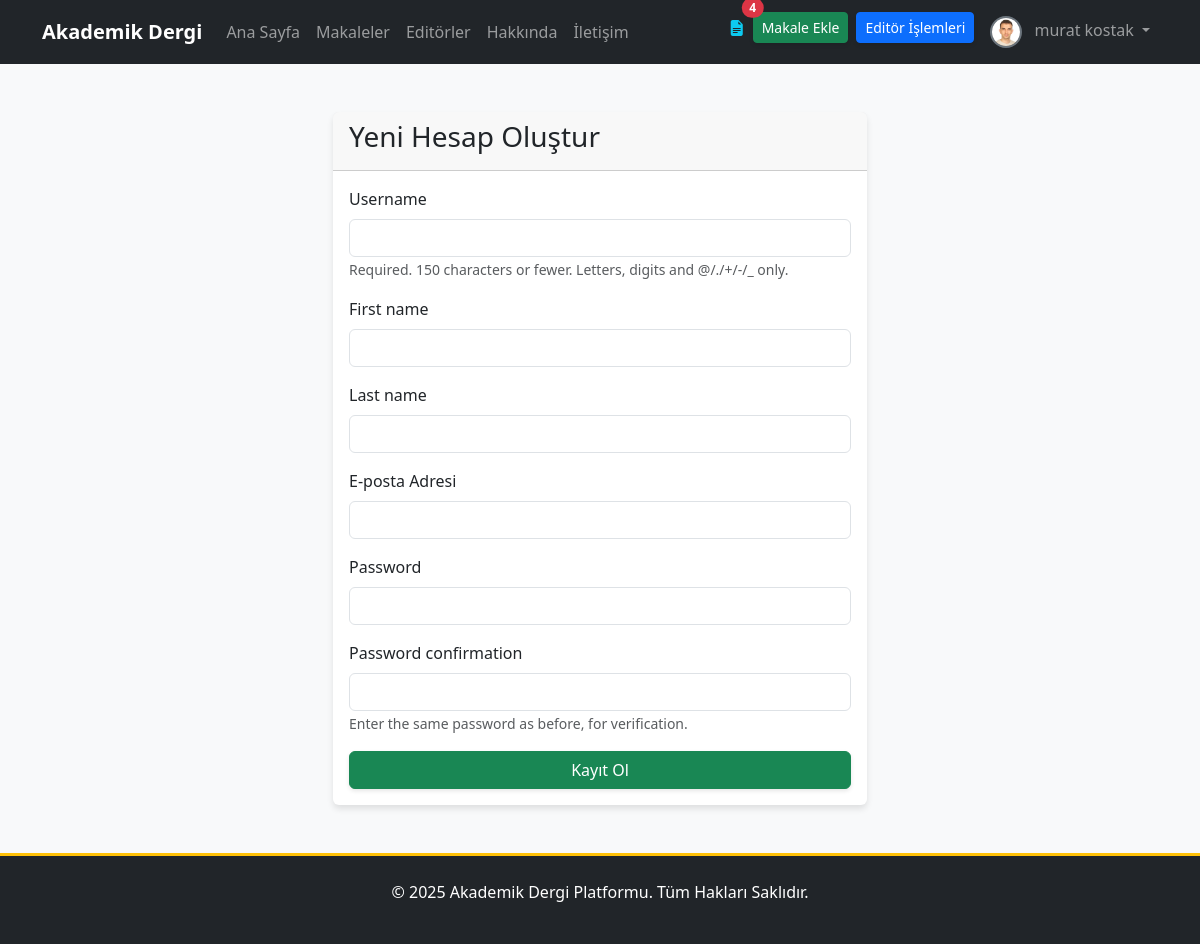
The app's page /users/kayit-ol/ (signed in) with its own data.
### apps/users/models.py (models this page shows, shortened)
class User(AbstractUser):
    email = models.EmailField(unique=True, verbose_name="E-posta Adresi")
    biyografi = models.TextField(blank=True, null=True, verbose_name="Biyografi")
    profile_resmi = models.ImageField(
        upload_to=profile_pic_path,
        default='profile_pics/default.png',
        verbose_name="Profil Resmi"
    )
    resume = models.FileField(
        upload_to=resume_path,
        blank=True,
        null=True,
        verbose_name="Özgeçmiş (PDF)"
    )
    is_editor = models.BooleanField(default=False, verbose_name="Editör Yetkisi")
    goster_editorler_sayfasinda = models.BooleanField(
        default=False,
        verbose_name="Editörler Sayfasında Gösterilsin mi?"
    )
    def get_full_name(self):
        return f"{self.first_name} {self.last_name}".strip()

### apps/users/views.py (the view, shortened to what this page needs)
# urls.py: path('kayit-ol/', KayitOlView.as_view(), name='kayit_ol'),
class KayitOlView(CreateView):
    form_class = CustomUserCreationForm
    template_name = 'registration/kayit_ol.html'
    success_url = reverse_lazy('login')

### apps/users/forms.py
class CustomUserCreationForm(UserCreationForm):
    class Meta(UserCreationForm.Meta):
        model = User
        fields = ('username', 'first_name', 'last_name', 'email')

### apps/core/context_processors.py (called while the page is built)
def notification_context(request):
    if not request.user.is_authenticated:
        return {}
    user = request.user
    context = {}
    if user.is_superuser:
        context['unread_messages_count'] = IletisimFormu.objects.filter(cevaplandi=False).count()
    else:
        context['unread_messages_count'] = 0
    if user.is_superuser or user.is_editor:
        context['draft_articles_count'] = Makale.objects.filter(goster_makaleler_sayfasinda=False).count()
    else:
        context['draft_articles_count'] = 0
    context['unread_notes_count'] = Makale.objects.filter(
        yazarlar__user_hesabi=user,  # Doğru sorgu: Yazar modeli üzerinden kullanıcı hesabına ulaş
        admin_notu_okundu=False
    ).exclude(admin_notu__isnull=True).exclude(admin_notu__exact='').count()
    return context

### apps/core/templatetags/form_tags.py (called while the page is built)
@register.filter(name='add_class')
def add_class(field, css_class):
    existing_classes = field.field.widget.attrs.get('class', '')
    if field.errors:
        if existing_classes:
            existing_classes += ' is-invalid'
        else:
            existing_classes = 'is-invalid'
    return field.as_widget(attrs={'class': f'{existing_classes} {css_class}'.strip()})

@register.filter(name='is_checkbox')
def is_checkbox(field):
    return isinstance(field.field.widget, CheckboxInput)

### templates/registration/kayit_ol.html (shortened to what this page needs)
{% extends "base.html" %}
{% block content %}
<div class="container mt-5">
    <div class="row justify-content-center">
        <div class="col-md-6">
            <div class="card">
                <div class="card-header">
                    <h3>Yeni Hesap Oluştur</h3>
                </div>
                <div class="card-body">
                    <form method="post">
                        {% include 'partials/_form.html' with form=form %}
                        <div class="d-grid">
                            <button type="submit" class="btn btn-success">Kayıt Ol</button>
                        </div>
                    </form>
                </div>
            </div>
        </div>
    </div>
</div>
{% endblock %}

### templates/partials/_navbar.html (shortened to what this page needs)
<nav class="navbar navbar-expand-lg navbar-dark bg-dark">
    <div class="container">
        <a class="navbar-brand" href="{% url 'anasayfa' %}">Akademik Dergi</a>
        <div class="collapse navbar-collapse" id="navbarNav">
            <ul class="navbar-nav me-auto mb-2 mb-lg-0">
                <li class="nav-item"><a class="nav-link" href="{% url 'anasayfa' %}">Ana Sayfa</a></li>
                <li class="nav-item"><a class="nav-link" href="{% url 'makale_list' %}">Makaleler</a></li>
                <li class="nav-item"><a class="nav-link" href="{% url 'editorler' %}">Editörler</a></li>
                <li class="nav-item"><a class="nav-link" href="{% url 'hakkinda' %}">Hakkında</a></li>
                <li class="nav-item"><a class="nav-link" href="{% url 'iletisim' %}">İletişim</a></li>
            </ul>
            <ul class="navbar-nav ms-auto">
                {% if user.is_authenticated %}
                    {% if user.is_superuser or user.is_editor %}
                        {% if draft_articles_count > 0 %}
                        <li class="nav-item">
                            <a href="{% url 'dashboard:editor_panel' %}?status=draft" class="nav-link position-relative text-info" title="Taslak Makaleler">
                                <i class="bi bi-file-earmark-text-fill"></i>
                                <span class="position-absolute top-0 start-100 translate-middle badge rounded-pill bg-danger">{{ draft_articles_count }}</span>
                            </a>
                        </li>
                        {% endif %}
                    {% endif %}
                    <li class="nav-item"><a href="{% url 'makale_ekle' %}" class="btn btn-success btn-sm me-2 mt-1">Makale Ekle</a></li>
                    {% if user.is_editor and not user.is_superuser %}
                    <li class="nav-item"><a href="{% url 'dashboard:editor_panel' %}" class="btn btn-primary btn-sm me-2 mt-1">Editör İşlemleri</a></li>
                    {% endif %}
                    <li class="nav-item dropdown">
                        <a class="nav-link dropdown-toggle" href="#" id="navbarDropdown" role="button" data-bs-toggle="dropdown" aria-expanded="false">
                            <img src="{{ user.profile_resmi.url }}" alt="{{ user.username }}" class="rounded-circle me-2" style="width:32px; height:32px; object-fit:cover;">
                            {{ user.get_full_name|default:user.username }}
                        </a>
                    </li>
                {% endif %}
            </ul>
        </div>
    </div>
</nav>

### static/css/style.css (style rules this page uses)
body { font-family: 'Segoe UI', Roboto, 'Helvetica Neue', Arial, sans-serif; background-color: #f8f9fa; transition: background-color 0.3s; }
.navbar-dark .navbar-nav .nav-link { transition: color 0.2s ease-in-out; }
.navbar-brand { font-weight: bold; }
.navbar .dropdown-toggle img { border: 2px solid #6c757d; transition: transform 0.2s; }
.btn { transition: all 0.3s ease; box-shadow: 0 2px 4px rgba(0,0,0,0.1); }
.card { transition: transform 0.3s ease, box-shadow 0.3s ease; border: none; box-shadow: 0 4px 6px rgba(0,0,0,0.1); }

### records on screen
User: profile_resmi (picture), get_full_name "murat kostak"

### other values on screen
{{ draft_articles_count }} "4"
{{ field.label }} "Username" "First name" "Last name" "E-posta Adresi" "Password" "Password confirmation"
{{ field.help_text|safe }} "Required. 150 characters or fewer. Letters, digits and @/./+/-/_ only." "Enter the same password as before, for verification."
